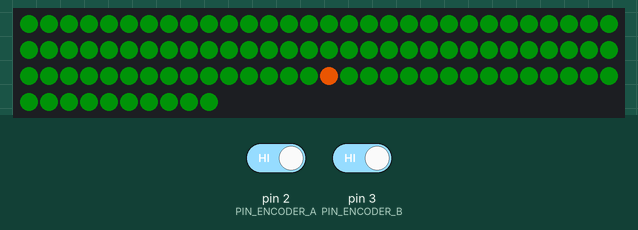
Recording of a sketch running on a simulated Arduino Uno, built with avr-gcc and run on an emulated ATmega328P. On the bench: 100 RGB LEDs in strip order, left to right, continuing on the next row. The inputs (shaded band) are chosen by the test bench; at power-on: pin 2 (PIN_ENCODER_A) HIGH, pin 3 (PIN_ENCODER_B) HIGH. Dim RGB values are drawn brighter than linear.

Above: at 0.1 s.

The sketch:

hackatho.ino
```cpp
#include <FastLED.h>

#define NUM_LEDS 100
#define DATA_PIN 5
#define PIN_ENCODER_A 2
#define PIN_ENCODER_B 3
#define X_SIZE 14
#define Y_SIZE 15

int buttonState = 0;
CRGB leds[NUM_LEDS];
unsigned char encoder_A;
unsigned char encoder_B;
unsigned char encoder_A_prev=0;

struct Cell {
   int8_t pin;
   bool food;
};

struct PacMan {
  int8_t x;
  int8_t y;
  int8_t directionFacing;
  int8_t lives;
} pacman = {10,10,4,3};

struct Cell cells[15][15];

void setup()
{
  FastLED.addLeds<WS2812B, DATA_PIN, GRB>(leds, NUM_LEDS);
  pinMode(PIN_ENCODER_A, INPUT_PULLUP);
  pinMode(PIN_ENCODER_B, INPUT_PULLUP);

  for(int x = 0; x < X_SIZE; x++) {
    for(int y = 0; y < Y_SIZE; y++) {
      cells[x][y] = { -1, false };
    }
  }

  cells[0][0] = { 0, true };
  cells[0][1] = { 1, true };
  cells[0][2] = { 2, true };
  cells[0][3] = { 3, true };
  cells[0][4] = { 4, true };
  cells[0][5] = { 5, true };
  cells[0][6] = { 6, true };
  cells[0][7] = { 7, true };
  cells[0][8] = { 8, true };
  cells[0][9] = { 9, true };
  cells[0][10] = { 10, true };
  cells[0][11] = { 11, true };
  cells[0][12] = { 12, true };
  cells[0][13] = { 13, true };
  cells[0][14] = { 14, true };

  cells[1][0] = { 18, true };
  cells[1][4] = { 17, true };
  cells[1][10] = { 16, true };
  cells[1][14] = { 15, true };

  cells[2][0] = { 19, true };
  cells[2][4] = { 20, true };
  cells[2][10] = { 21, true };
  cells[2][14] = { 22, true };

  cells[3][0] = { 26, true };
  cells[3][4] = { 25, true };
  cells[3][10] = { 24, true };
  cells[3][14] = { 23, true };

  cells[4][0] = { 27, true };
  cells[4][1] = { 28, true };
  cells[4][2] = { 29, true };
  cells[4][3] = { 30, true };
  cells[4][4] = { 31, true };
  cells[4][5] = { 32, true };
  cells[4][6] = { 33, true };
  cells[4][7] = { 34, true };
  cells[4][8] = { 35, true };
  cells[4][9] = { 36, true };
  cells[4][10] = { 37, true };
  cells[4][11] = { 38, true };
  cells[4][12] = { 39, true };
  cells[4][13] = { 40, true };
  cells[4][14] = { 41, true };

  cells[5][0] = { 45, true };
  cells[5][4] = { 44, true };
  cells[5][10] = { 43, true };
  cells[5][14] = { 42, true };

  cells[6][0] = { 46, true };
  cells[6][4] = { 47, true };
  cells[6][10] = { 48, true };
  cells[6][14] = { 49, true };

  cells[7][0] = { 53, true };
  cells[7][4] = { 52, true };
  cells[7][10] = { 51, true };
  cells[7][14] = { 50, true };

  cells[8][0] = { 54, true };
  cells[8][4] = { 55, true };
  cells[8][10] = { 56, true };
  cells[8][14] = { 57, true };

  cells[9][0] = { 72, true };
  cells[9][1] = { 71, true };
  cells[9][2] = { 70, true };
  cells[9][3] = { 69, true };
  cells[9][4] = { 68, true };
  cells[9][5] = { 67, true };
  cells[9][6] = { 66, true };
  cells[9][7] = { 65, true };
  cells[9][8] = { 64, true };
  cells[9][9] = { 63, true };
  cells[9][10] = { 62, true };
  cells[9][11] = { 61, true };
  cells[9][12] = { 60, true };
  cells[9][13] = { 59, true };
  cells[9][14] = { 58, true };

  cells[10][0] = { 73, true };
  cells[10][4] = { 74, true };
  cells[10][10] = { 75, true };
  cells[10][14] = { 76, true };

  cells[11][0] = { 80, true };
  cells[11][4] = { 79, true };
  cells[11][10] = { 78, true };
  cells[11][14] = { 77, true };

  cells[12][0] = { 81, true };
  cells[12][4] = { 82, true };
  cells[12][10] = { 83, true };
  cells[12][14] = { 84, true };

  cells[13][0] = { 99, true };
  cells[13][1] = { 98, true };
  cells[13][2] = { 97, true };
  cells[13][3] = { 96, true };
  cells[13][4] = { 95, true };
  cells[13][5] = { 94, true };
  cells[13][6] = { 93, true };
  cells[13][7] = { 92, true };
  cells[13][8] = { 91, true };
  cells[13][9] = { 90, true };
  cells[13][10] = { 89, true };
  cells[13][11] = { 88, true };
  cells[13][12] = { 87, true };
  cells[13][13] = { 86, true };
  cells[13][14] = { 85, true };

  for(int x = 0; x < X_SIZE; x++) {
      for(int y = 0; y < Y_SIZE; y++) {
        if(cells[x][y].pin != -1) {
          leds[cells[x][y].pin] = CHSV( 360, 235, 70);
        }
      }
    }
  leds[cells[pacman.x][pacman.y].pin] = CHSV( 281, 235, 255);
  FastLED.show();
  Serial.begin(9600);
}

void loop()
{
  encoder_A = digitalRead(PIN_ENCODER_A);    // Read encoder pins
  encoder_B = digitalRead(PIN_ENCODER_B);

  if(encoder_A > 0) {
    switch(pacman.directionFacing) {
      case 1: case 3:
        goLeft();
        break;
      case 2: case 4:
        goUp();
        break;
    }
  } else {
    switch(pacman.directionFacing) {
      case 1: case 3:
        goRight();
        break;
      case 2: case 4:
        goDown();
        break;
    }
  }


  bool shouldDelay = true;
  switch(pacman.directionFacing) {
    case 1:
      shouldDelay = movingUp();
      break;
    case 2:
      shouldDelay = movingRight();
      break;
    case 3:
      shouldDelay = movingDown();
      break;
    case 4:
      shouldDelay = movingLeft();
      break;
  }

  if(shouldDelay) {
    delay(500);
  }
  FastLED.show();
}

void goUp() {
  if(cells[pacman.x][pacman.y+1].pin != -1 && pacman.y+1 < Y_SIZE) {
    pacman.directionFacing = 1;
  }
}

void goRight() {
  if(cells[pacman.x+1][pacman.y].pin != -1 && pacman.x+1 < X_SIZE) {
    pacman.directionFacing = 2;
  }
}

void goDown() {
  if(cells[pacman.x][pacman.y-1].pin != -1 && pacman.y-1 >= 0) {
    pacman.directionFacing = 3;
  }
}

void goLeft() {
  if(cells[pacman.x-1][pacman.y].pin != -1 && pacman.x-1 >= 0) {
    pacman.directionFacing = 4;
  }
}

bool movingUp() {
  if(cells[pacman.x][pacman.y+1].pin != -1 && pacman.y+1 < Y_SIZE) {
    leds[cells[pacman.x][pacman.y].pin] = CHSV( 360, 235, 70);
    leds[cells[pacman.x][pacman.y+1].pin] = CHSV( 281, 235, 255);
    pacman.y += 1;
    return true;
  }
}

bool movingRight() {
  if(cells[pacman.x+1][pacman.y].pin != -1 && pacman.x+1 < X_SIZE) {
    leds[cells[pacman.x][pacman.y].pin] = CHSV( 360, 235, 70);
    leds[cells[pacman.x+1][pacman.y].pin] = CHSV( 281, 235, 255);
    pacman.x += 1;
    return true;
  }
}

bool movingDown() {
  if(cells[pacman.x][pacman.y-1].pin != -1 && pacman.y-1 >= 0) {
    leds[cells[pacman.x][pacman.y].pin] = CHSV( 360, 235, 70);
    leds[cells[pacman.x][pacman.y-1].pin] = CHSV( 281, 235, 255);
    pacman.y -= 1;
    return true;
  }
}

bool movingLeft() {
  if(cells[pacman.x-1][pacman.y].pin != -1 && pacman.x-1 >= 0) {
    leds[cells[pacman.x][pacman.y].pin] = CHSV( 360, 235, 70);
    leds[cells[pacman.x-1][pacman.y].pin] = CHSV( 281, 235, 255);
    pacman.x -= 1;
    return true;
  }
}
```
